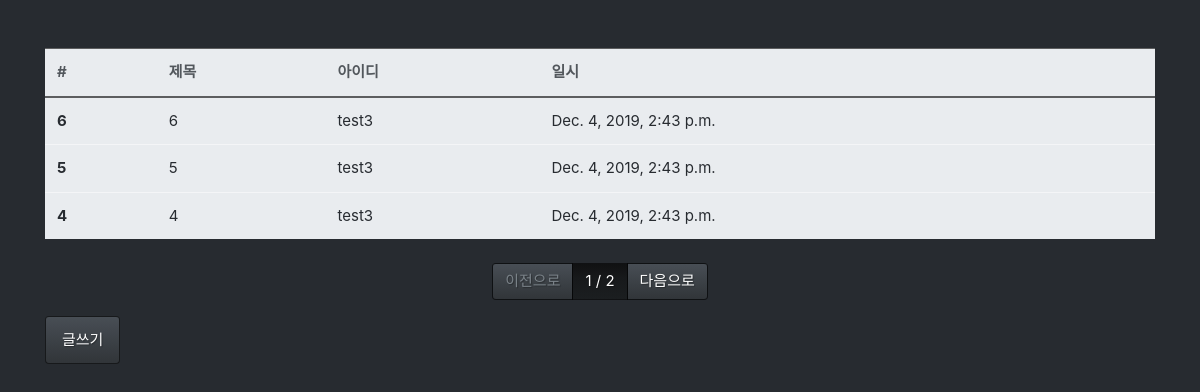
Before: /board/list/ with the older database file.
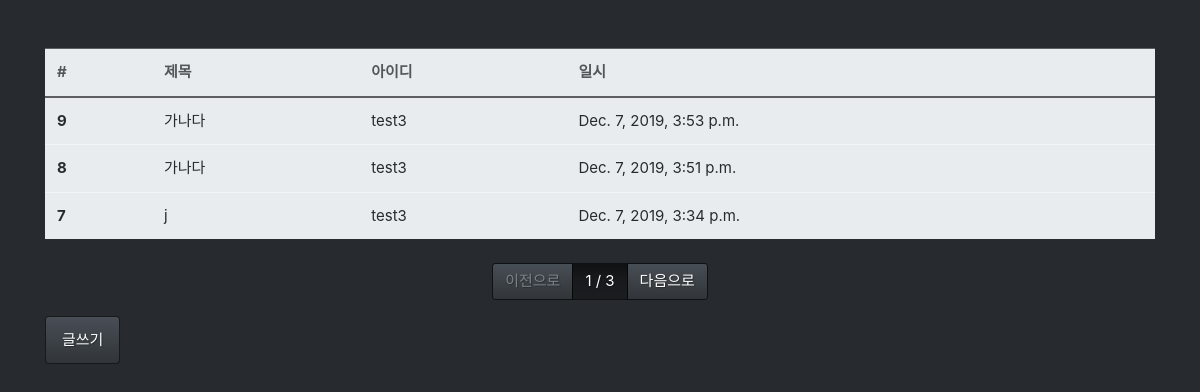
After: the same page with the newer database file.
### board/models.py (models this page shows, shortened)
class Board(models.Model):
    objects = None
    DoesNotExist = None
    title = models.CharField(max_length=128, verbose_name='제목')
    contents = models.TextField(verbose_name='내용')
    writer = models.ForeignKey(
        'fcuser.Fcuser', on_delete=models.CASCADE, verbose_name='작성자')
    tags = models.ManyToManyField('tag.Tag', verbose_name='태그')
    registered_dttm = models.DateTimeField(
        auto_now_add=True, verbose_name='등록시간')
    class Meta:
        db_table = 'fastcampus_board'
        verbose_name = '패스트캠퍼스 게시글'
        verbose_name_plural = '패스트캠퍼스 게시글들'

### fcuser/models.py (models this page shows)
class Fcuser(models.Model):
    DoesNotExist = None
    objects = None
    username = models.CharField(max_length=32, verbose_name='사용자명')
    usermail = models.EmailField(max_length=128, verbose_name='사용자이메일')
    password = models.CharField(max_length=64, verbose_name='비밀번호')
    registered_dttm = models.DateTimeField(
        auto_now_add=True, verbose_name='등록시간')
    def __str__(self):
        return self.username
    class Meta:
        db_table = 'fastcampus_fcuser'
        verbose_name = '패스트캠퍼스 사용자'
        verbose_name_plural = '패스트캠퍼스 사용자들'

### board/views.py (the view)
# urls.py: path('list/', views.board_list),
def board_list(request):
    all_boards = Board.objects.all().order_by('-id')
    page = int(request.GET.get('curPage', 1))
    paginator = Paginator(all_boards, 3)
    boards = paginator.get_page(page)
    return render(request, 'board_list.html', {'boards': boards})

### board/templates/board_list.html
{% extends "base.html" %} {% block contents %}
<div class="row mt-5">
    <div class="col-12">
        <table class="table table-light">
            <thead class="thead-light">
                <tr>
                    <th>#</th>
                    <th>제목</th>
                    <th>아이디</th>
                    <th>일시</th>
                </tr>
            </thead>
            <tbody class="text-dark">
                {% for board in boards %}
                <tr onclick="location.href='/board/detail/{{ board.id }}'">
                    <th>{{ board.id }}</th>
                    <td>{{ board.title }}</td>
                    <td>{{ board.writer }}</td>
                    <td>{{ board.registered_dttm}}</td>
                </tr>
                {% endfor %}
            </tbody>
        </table>
    </div>
</div>
<div class="row mt-2">
    <div class="col-12">
        <nav>
            <ul class="pagination justify-content-center">
                {% if boards.has_previous %}
                <li class="page-item">
                    <a
                        href="?curPage={{ boards.previous_page_number }}"
                        class="page-link"
                    >
                        이전으로
                    </a>
                </li>
                {% else %}
                <li class="page-item disabled">
                    <a href="#" class="page-link">이전으로</a>
                </li>
                {% endif %}
                <li class="page-item active">
                    <a href="#" class="page-link">
                        {{ boards.number }} / {{ boards.paginator.num_pages }}
                    </a>
                </li>
                {% if boards.has_next %}
                <li class="page-item">
                    <a
                        href="?curPage={{ boards.next_page_number }}"
                        class="page-link"
                        >다음으로</a
                    >
                </li>
                {% else %}
                <li class="page-item disabled">
                    <a href="#" class="page-link">다음으로</a>
                </li>
                {% endif %}
            </ul>
        </nav>
    </div>
</div>
<div class="row">
    <div class="col-12">
        <button class="btn btn-primary" onclick="location.href='/board/writer'">
            글쓰기
        </button>
    </div>
</div>
{% endblock%}

Changed rows visible on the page:
no longer on this page (row unchanged): Board: id "6", title "6", writer "test3", registered_dttm "Dec. 4, 2019, 2:43 p.m."
no longer on this page (row unchanged): Board: id "5", title "5", writer "test3", registered_dttm "Dec. 4, 2019, 2:43 p.m."
no longer on this page (row unchanged): Board: id "4", title "4", writer "test3", registered_dttm "Dec. 4, 2019, 2:43 p.m."
added Board: id "9", title "가나다", writer "test3", registered_dttm "Dec. 7, 2019, 3:53 p.m."
added Board: id "8", title "가나다", writer "test3", registered_dttm "Dec. 7, 2019, 3:51 p.m."
added Board: id "7", title "j", writer "test3", registered_dttm "Dec. 7, 2019, 3:34 p.m."
Other visible differences:
{{ boards.paginator.num_pages }}: "2" → "3"
